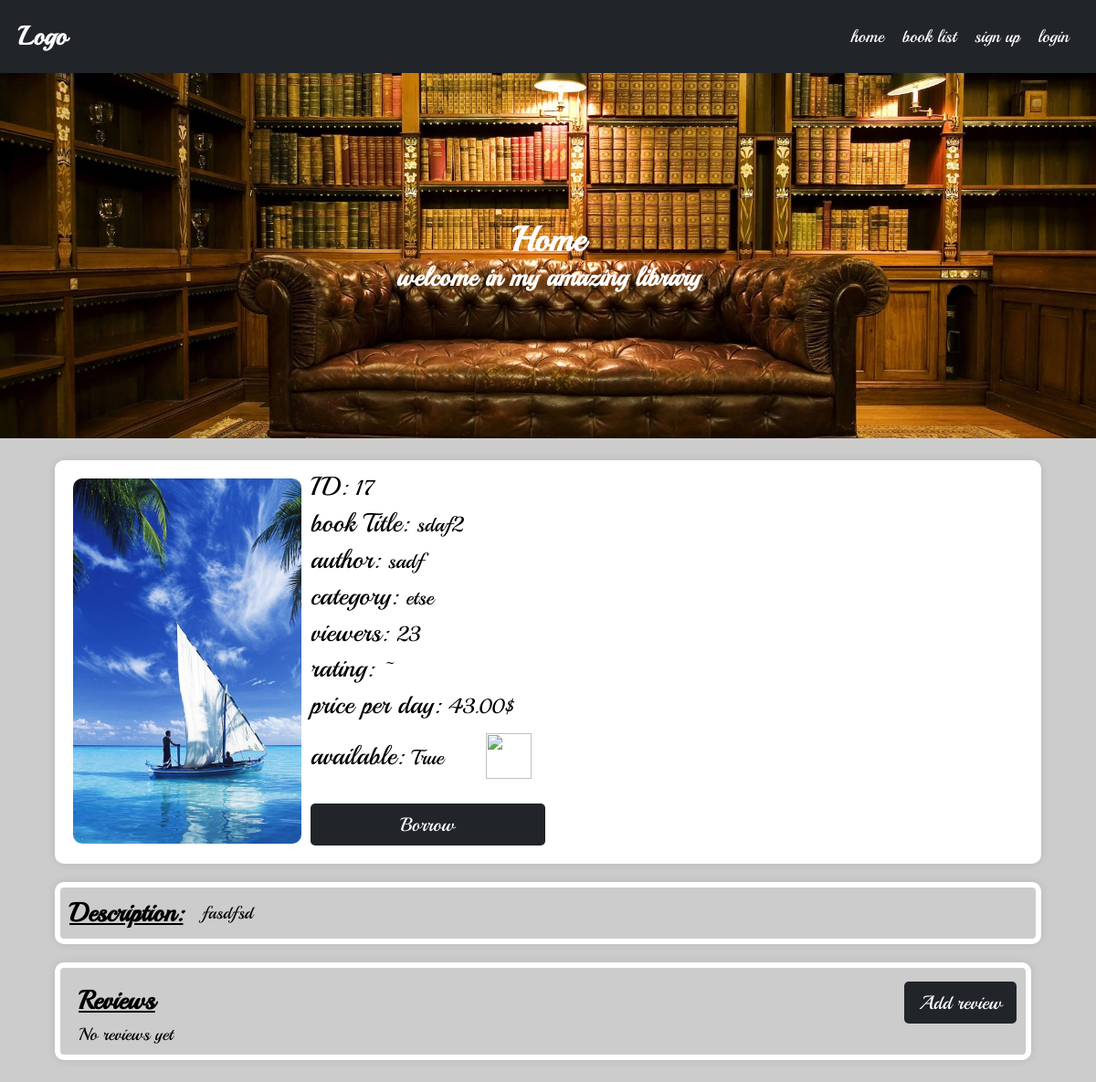
Page /books/sdaf2/ on the earlier database version.
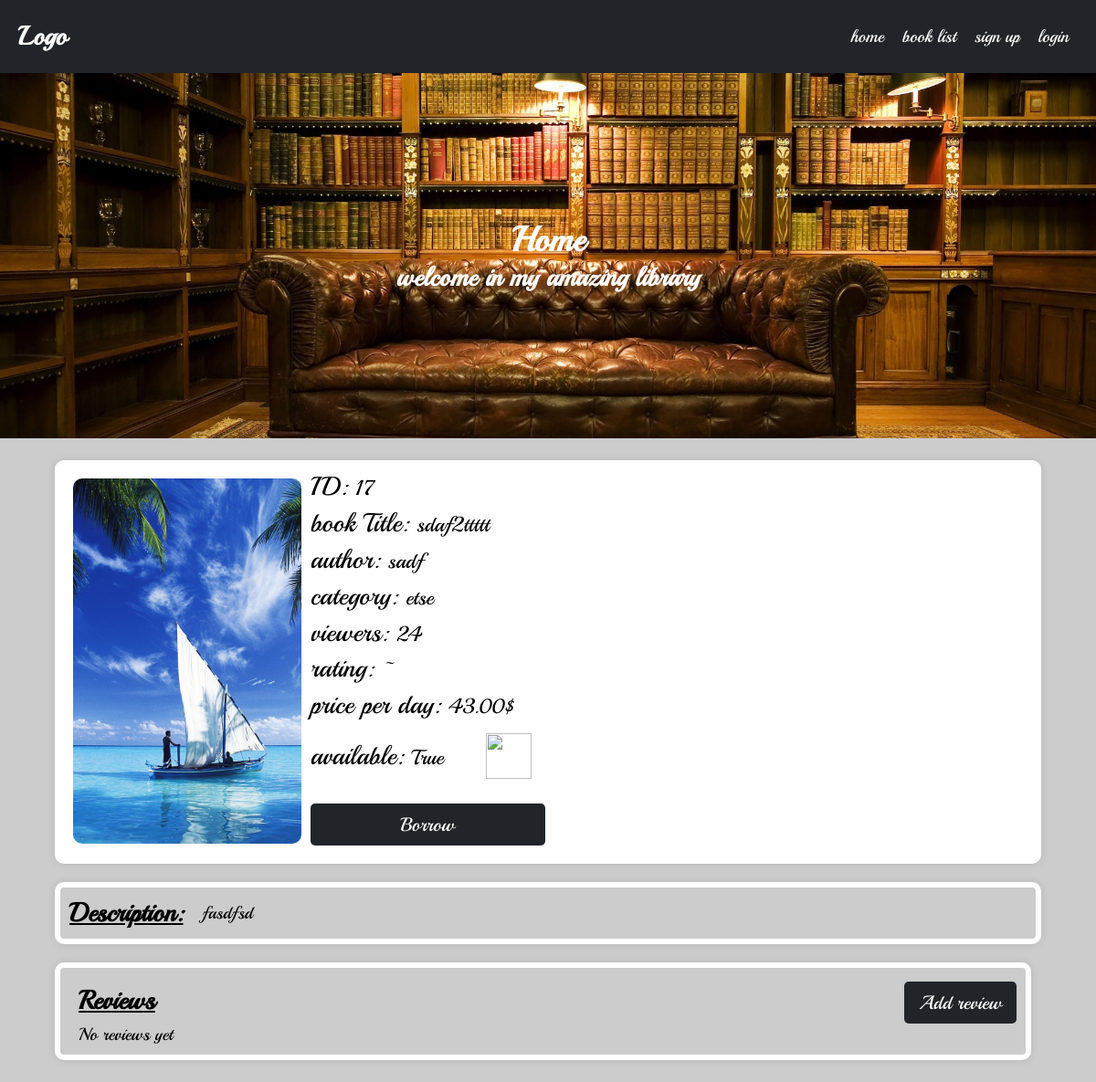
Same page on the later database version.
### books/models.py (models this page shows, shortened)
class Book(BasicModel):
    uploaded_by = models.ForeignKey(User, on_delete=models.CASCADE, related_name='books')
    category = models.ForeignKey(Category, on_delete=models.CASCADE, related_name='books')
    viewers = models.ManyToManyField(User, through=Viewers, related_name='viewed_books')
    title = models.CharField(max_length=100)
    author = models.CharField(max_length=100)
    price = models.DecimalField(max_digits=5, decimal_places=2)
    description = models.TextField()
    borrower = models.ForeignKey(User, on_delete=models.SET_NULL, related_name='borrowed_books', null=True, blank=True)
    objects = BookManager()
    @property
    def is_borrowed(self):
        return self.borrower is not None
    @property
    def rating(self):
        return self.ratings.aggregate(avg_rating=Avg('rating'))['avg_rating'] or '~'
    @property
    def views(self):
        return self.user_viewers.aggregate(total_views=Sum('count'))['total_views'] or 0
    class Meta:
        verbose_name = 'Book'
        verbose_name_plural = 'Books'

class BookImage(BasicModel):
    image = models.ImageField(upload_to=book_cover_path, null=True, blank=True)
    book = models.OneToOneField(Book, on_delete=models.CASCADE, related_name='image', null=True, blank=True)
    class Meta:
        verbose_name = 'Book Image'
        verbose_name_plural = 'Book Images'
    @property
    def url(self):
        return self.image.url

### categories/models.py (models this page shows)
class Category(BasicModel):
    title = models.CharField(max_length=100)
    user = models.ForeignKey(User, on_delete=models.SET_NULL, related_name='categories',null=True, blank=True)
    class Meta:
        verbose_name = 'Category'
        verbose_name_plural = 'Categories'
    def __str__(self):
        return self.title

### books/views.py (the view)
# urls.py: path('<slug:slug>/', views.BookDetailView.as_view(), name='book_details'),
class BookDetailView(DetailView):
    model = Book
    def get_queryset(self):
        if (self.request.user.is_authenticated):
            Book.objects.active().get(slug=self.kwargs['slug']).increase_views(self.request.user)
        return Book.objects.active().filter(slug=self.kwargs['slug'])

### books/models.py (called while the page is built)
    def get_queryset(self):
        return queryset(self.model, using=self._db)

    def active(self):
        return self.get_queryset().filter(active=True)

### books/templatetags/custom_filters.py (called while the page is built)
@register.filter(name='not')
def not_gate(value):
    return not value

@register.filter(name='is_not_object_owner')
def is_not_object_owner(request_user, object_list):
    for obj in object_list:
        if obj.user == request_user:
            return True
    return False

### templates/books/book_detail.html (shortened to what the changed rows need)
{% extends "base.html" %}
{% load static %}
{% load custom_filters %}
{% block style %}
<link rel="stylesheet" href="{% static 'assets/css/details.css' %}">
{% endblock %}
{% block content %}
<div class="container details-container">
    <div class="row">
        <div class="col-sm-6 col-md-3 ">
            <img class="w-100" id="bookImg" src="{{object.image.url}}" alt="">
        </div>
        <div class="col-9 text-data">
            <div>ID: <span id="bookID"> {{object.id}}</span></div>
            <br/>
            <div>book Title: <span id="bookTitle"> {{object.title}}</span></div>
            <br/>
            <div>author: <span id="bookAuthor"> {{object.author}}</span></div>
            <br/>
            <div>category: <span id="bookCategory"> {{object.category}}</span></div>
            <br/>
            <div>viewers: <span id="bookViewers">  {{object.views}}</span></div>
            <br/>
            <div>rating: <span id="bookRating">  {{object.rating}}{% if object.rating != '~' %}/5{% endif %} </span>
            </div>
            <br/>
            <div>price per day: <span id="bookPrice">  {{object.price}}$</span></div>
            <br/>
            <div class="row" style="display:flex;flex-direction: row;align-items: center">
                <div class="col-3">available: <span id="bookAvailable">  {{object.is_borrowed|not}}</span></div>
            </div>
            <br/>
        </div>
    </div>
    <div class="row border-container">
        <h2>Description: </h2>
        <div id="bookDescription" style="word-break: break-word;">
            {{object.description}}
        </div>
    </div>
    <div class="row">
        <div class="col-12 border-container">
            <div class="row" style="justify-content: space-between">
                <div class="col-3">
                    <h2 style="text-decoration: underline">Reviews </h2>
                </div>
            </div>
        </div>
    </div>
</div>
    {% endblock %}

Differences in the rows shown:
changed Book "sadf": title "sdaf2" → "sdaf2ttttt"; views "23" → "24"
